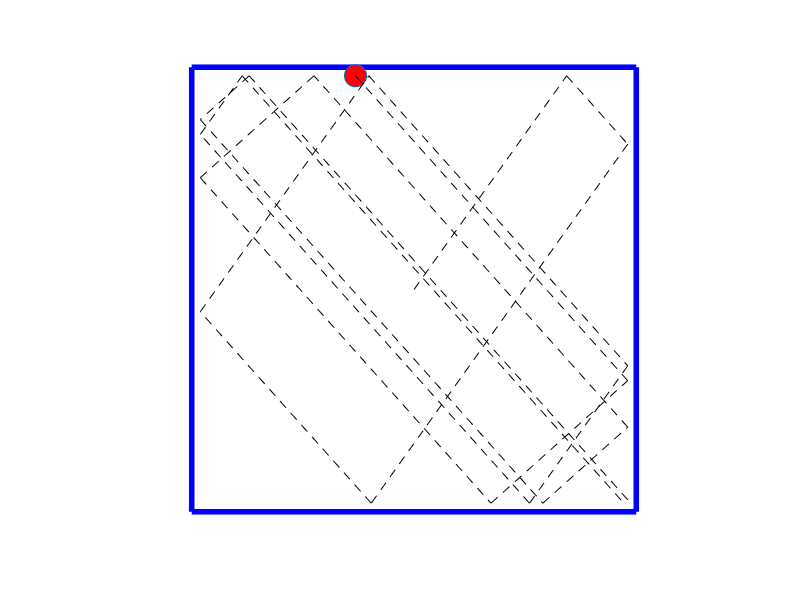

The MATLAB script that drew this image:
function reboundBox(e)
% reboundBox simulates a particle undergoing sequential collisions in a
% square bounding box with coefficient of restitution e.
%
% Examples:
%   %e=0.8
%   reboundBox()
%   %e=1 (no energy loss)
%   reboundBox(1)
%   %e = 0.1
%   reboundBox(0.1)
%
%
% Copyright (c) 2015 Dmitry Savransky (ds264@cornell.edu)

if ~exist('e','var'), e = 0.8; end        %coefficient of restitution
L = 5;          %box half size
vel = [10,14];    %velocity components in inertial frame
pos = [0,0];    %position components in inertial frame

figure(1)
clf
hold on
%draw box
Ld = L+0.2;
plot([-Ld,Ld,Ld,-Ld,-Ld],[Ld,Ld,-Ld,-Ld,Ld],'b','linewidth',4);
set(gca,'Xlim',[-Ld,Ld]*1.1,'Ylim',[-Ld,Ld]*1.1,'XTick',[],'YTick',[],'Visible','off')
p = plot(pos(1),pos(2),'o','MarkerFaceColor','r','MarkerSize',16);
axis equal

for k = 1:20
    %find times to intersection
    t = (L*sign(vel)-pos)./vel;
    [mint,en_ind] = min(t);  %this is the e_n vector of the collision frame
    
    %animate motion
    nframes = 23*mint; %23 fps
    t = linspace(0,mint,nframes);
    trk = plot(pos(1),pos(2),'k--');
    for j = 1:nframes
        set(p,'XData',pos(1)+vel(1)*t(j),'YData',pos(2)+vel(2)*t(j))
        set(trk,'XData',[0,vel(1)*t(j)]+pos(1),'YData',[0,vel(2)*t(j)]+pos(2))
        pause(mint/nframes)
    end
    
    %update velocity and position vectors
    pos = pos + vel*mint;
    vel(en_ind) = -e*vel(en_ind);
    
end

end